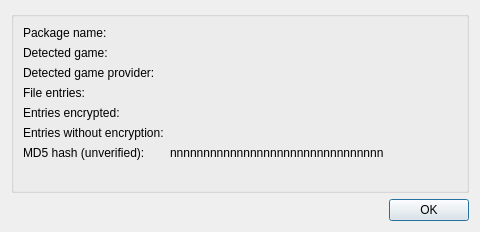
<?xml version="1.0" encoding="UTF-8"?>
<ui version="4.0">
 <class>PkgPropertiesDialog</class>
 <widget class="QWidget" name="PkgPropertiesDialog">
  <property name="windowModality">
   <enum>Qt::WindowModal</enum>
  </property>
  <property name="geometry">
   <rect>
    <x>0</x>
    <y>0</y>
    <width>480</width>
    <height>232</height>
   </rect>
  </property>
  <property name="windowTitle">
   <string>Form</string>
  </property>
  <property name="locale">
   <locale language="English" country="UnitedStates"/>
  </property>
  <layout class="QVBoxLayout" name="verticalLayout">
   <item>
    <widget class="QGroupBox" name="groupBox">
     <property name="title">
      <string/>
     </property>
     <layout class="QHBoxLayout" name="horizontalLayout">
      <item>
       <layout class="QFormLayout" name="formLayout">
        <item row="0" column="0">
         <widget class="QLabel" name="label_1">
          <property name="text">
           <string>Package name:</string>
          </property>
         </widget>
        </item>
        <item row="0" column="1">
         <widget class="QLabel" name="lblPkgName">
          <property name="text">
           <string/>
          </property>
         </widget>
        </item>
        <item row="1" column="0">
         <widget class="QLabel" name="label_2">
          <property name="text">
           <string>Detected game:</string>
          </property>
         </widget>
        </item>
        <item row="1" column="1">
         <widget class="QLabel" name="lblGame">
          <property name="text">
           <string/>
          </property>
         </widget>
        </item>
        <item row="2" column="0">
         <widget class="QLabel" name="label_3">
          <property name="text">
           <string>Detected game provider:</string>
          </property>
         </widget>
        </item>
        <item row="2" column="1">
         <widget class="QLabel" name="lblProvider">
          <property name="text">
           <string/>
          </property>
         </widget>
        </item>
        <item row="3" column="0">
         <widget class="QLabel" name="label_5">
          <property name="text">
           <string>File entries:</string>
          </property>
         </widget>
        </item>
        <item row="3" column="1">
         <widget class="QLabel" name="lblEntries">
          <property name="text">
           <string/>
          </property>
         </widget>
        </item>
        <item row="4" column="0">
         <widget class="QLabel" name="label_6">
          <property name="text">
           <string>Entries encrypted:</string>
          </property>
         </widget>
        </item>
        <item row="4" column="1">
         <widget class="QLabel" name="lblEntriesEnc">
          <property name="text">
           <string/>
          </property>
         </widget>
        </item>
        <item row="5" column="0">
         <widget class="QLabel" name="label_9">
          <property name="text">
           <string>Entries without encryption:</string>
          </property>
         </widget>
        </item>
        <item row="5" column="1">
         <widget class="QLabel" name="lblEntriesPlain">
          <property name="text">
           <string/>
          </property>
         </widget>
        </item>
        <item row="6" column="0">
         <widget class="QLabel" name="label_10">
          <property name="text">
           <string>MD5 hash (unverified):</string>
          </property>
         </widget>
        </item>
        <item row="6" column="1">
         <widget class="QLabel" name="lblMD5">
          <property name="text">
           <string>nnnnnnnnnnnnnnnnnnnnnnnnnnnnnnnn</string>
          </property>
         </widget>
        </item>
       </layout>
      </item>
     </layout>
    </widget>
   </item>
   <item>
    <widget class="QDialogButtonBox" name="buttonBox">
     <property name="standardButtons">
      <set>QDialogButtonBox::Ok</set>
     </property>
    </widget>
   </item>
  </layout>
 </widget>
 <resources/>
 <connections/>
</ui>
